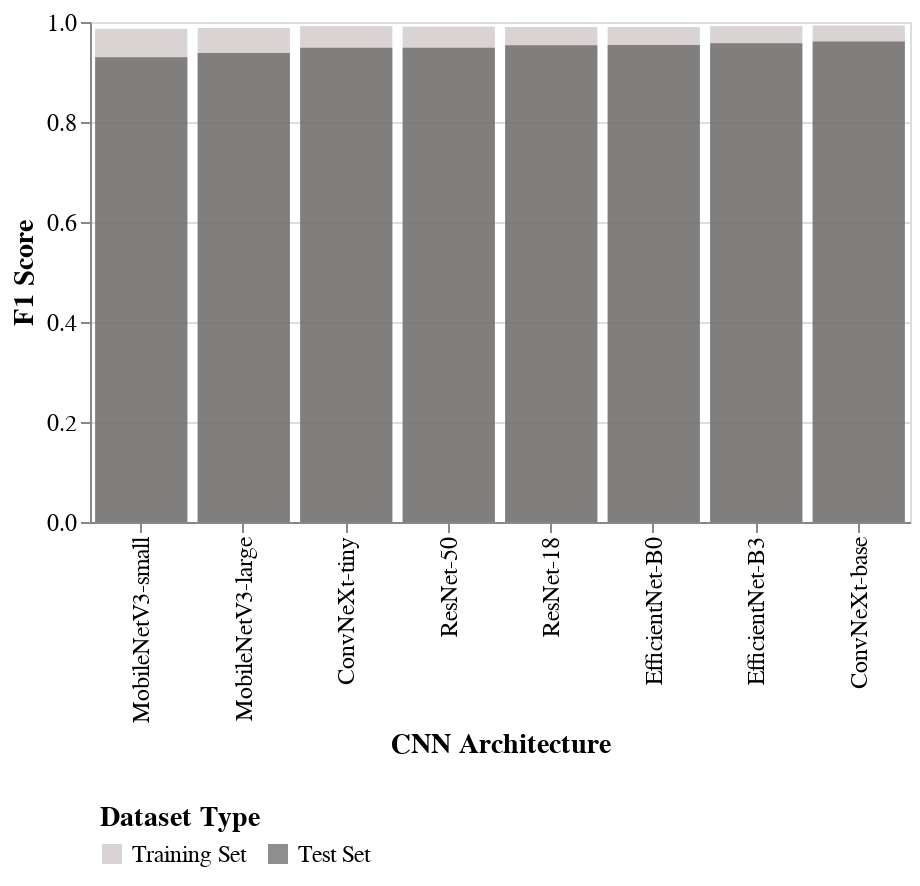

The notebook cell saved with this chart:
### Code cell
overall_chart = compare_train_test_scores(
    analysis_df,
    'macro_avg',
    y_axis_range = [0., 1.0],
    chart_title='',
    chart_width=410,
    chart_height=250
)

overall_chart.configure_axis(
    titleFontSize=14,
    labelFontSize=12
).configure_legend(
    titleFontSize=14,
    labelFontSize=12,
    padding=5
)

### Figure 1 — Vega-Lite specification as saved in the notebook (floating-point values rounded to 4 significant figures; data arrays with more than 128 entries replaced by an {"elided": "..."} marker saying what was removed)
{"config": {"view": {"continuousWidth": 300, "continuousHeight": 300}, "axis": {"labelFontSize": 12, "titleFontSize": 14}, "legend": {"labelFontSize": 12, "padding": 5, "titleFontSize": 14}}, "layer": [{"mark": {"type": "bar", "opacity": 0.65}, "encoding": {"x": {"field": "model_arch_label", "sort": ["MobileNetV3-small", "MobileNetV3-large", "ConvNeXt-tiny", "ResNet-50", "ResNet-18", "EfficientNet-B0", "EfficientNet-B3", "ConvNeXt-base"], "title": "CNN Architecture", "type": "nominal"}, "y": {"field": "results", "scale": {"domain": [0.0, 1.0]}, "stack": null, "title": "F1 Score", "type": "quantitative"}}, "transform": [{"filter": "(((datum.metric_name === 'f1') && (datum.dataset_config === 'config1')) && (datum.label_name === 'macro_avg'))"}, {"filter": "(datum.dataset_type === 'train')"}]}, {"mark": {"type": "bar", "opacity": 0.65}, "encoding": {"x": {"field": "model_arch_label", "sort": ["MobileNetV3-small", "MobileNetV3-large", "ConvNeXt-tiny", "ResNet-50", "ResNet-18", "EfficientNet-B0", "EfficientNet-B3", "ConvNeXt-base"], "title": "CNN Architecture", "type": "nominal"}, "y": {"field": "results", "scale": {"domain": [0.0, 1.0]}, "stack": null, "title": "F1 Score", "type": "quantitative"}}, "transform": [{"filter": "(((datum.metric_name === 'f1') && (datum.dataset_config === 'config1')) && (datum.label_name === 'macro_avg'))"}, {"filter": "(datum.dataset_type === 'test')"}]}], "data": {"name": "data-d0d80caad4cface80ecb48d035bc6504"}, "encoding": {"color": {"field": "dataset_type", "legend": {"direction": "horizontal", "labelExpr": "datum.label == 'train' ? 'Training Set' : 'Test Set'", "orient": "bottom"}, "scale": {"domain": ["train", "test"], "range": ["#C6BCBC", "#525252"]}, "title": "Dataset Type", "type": "nominal"}}, "height": 250, "title": "", "width": 410, "$schema": "https://vega.github.io/schema/vega-lite/v5.20.1.json", "datasets": {"data-d0d80caad4cface80ecb48d035bc6504": {"elided": "680 records"}}}
